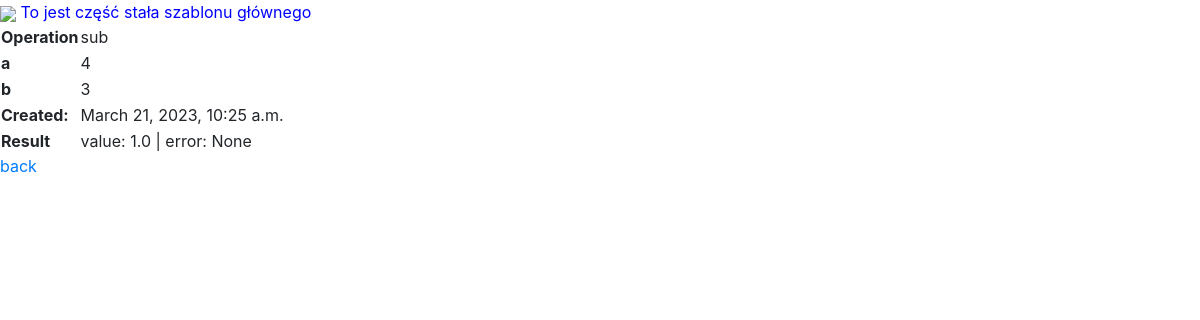
Screenshot of /maths/histories/3 with the database file from the repository.
### maths/models.py (models this page shows, shortened)
class Math(models.Model):
   operation = models.CharField(max_length=5, choices=OPERATION_CHOICES)
   a = models.IntegerField()
   b = models.IntegerField()
   created = models.DateTimeField(auto_now_add=True)
   result = models.ForeignKey(
      'maths.Result',
      on_delete=models.CASCADE,
      null=True,
      blank=True
   )
   class Meta:
      ordering = ["-id"]

class Result(models.Model):
   value = models.FloatField(blank=True, null=True, unique=True)
   error = models.CharField(
      max_length=255,
      null=True,
      blank=True,
      unique=True
   )
   class Meta:
         constraints = [
            models.CheckConstraint(
               name="%(app_label)s_%(class)s_value_error_together",
               check=(
                  models.Q(
                     value__isnull=False,
                     error__isnull=True,
                  )
                  | models.Q(
                     value__isnull=True,
                     error__isnull=False,
                  )
               ),
            )
        ]
   def __str__(self):
        return f"value: {self.value} | error: {self.error}"

### maths/views.py (the view)
# urls.py: path('histories/<int:id>', math_details, name="details"),
def math_details(request, id):
    math = Math.objects.get(id=id)
    return render(
        request=request,
        template_name="maths/details.html",
        context={"math": math}
    )

### maths/templates/maths/details.html (shortened to what this page needs)
{% extends "maths/main.html" %}
{% block content %}
   <table>
       <tr>
           <th>Operation</th>
           <td>{{ math.operation }}</td>
       </tr>
       <tr>
           <th>a</th>
           <td>{{ math.a }}</td>
       </tr>
       <tr>
           <th>b</th>
           <td>{{ math.b }}</td>
       </tr>
       <tr>
           <th>Created:</th>
           <td>{{ math.created }}</td>
       </tr>
       <tr>
           <th>Result</th>
           <td>{{ math.result }}</td>
       </tr>
   </table>
   <a href="{% url "maths:list" %}">back</a>
{% endblock %}

### rows the page displays
Math: operation "sub", a "4", b "3", created "March 21, 2023, 10:25 a.m.", result "value: 1.0 | error: None"
